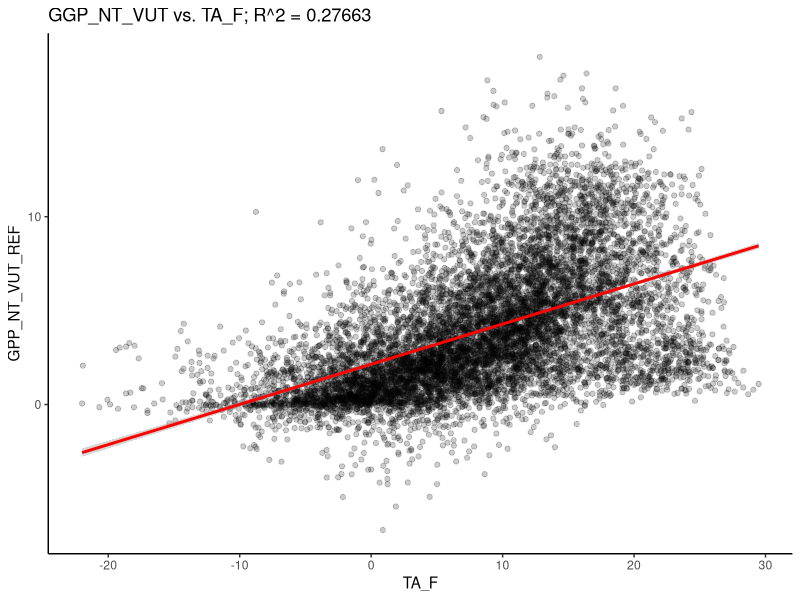
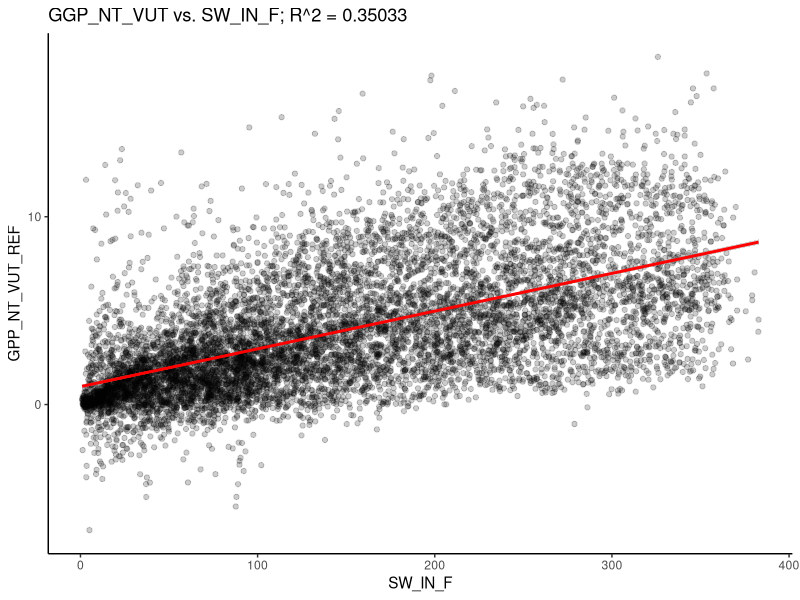
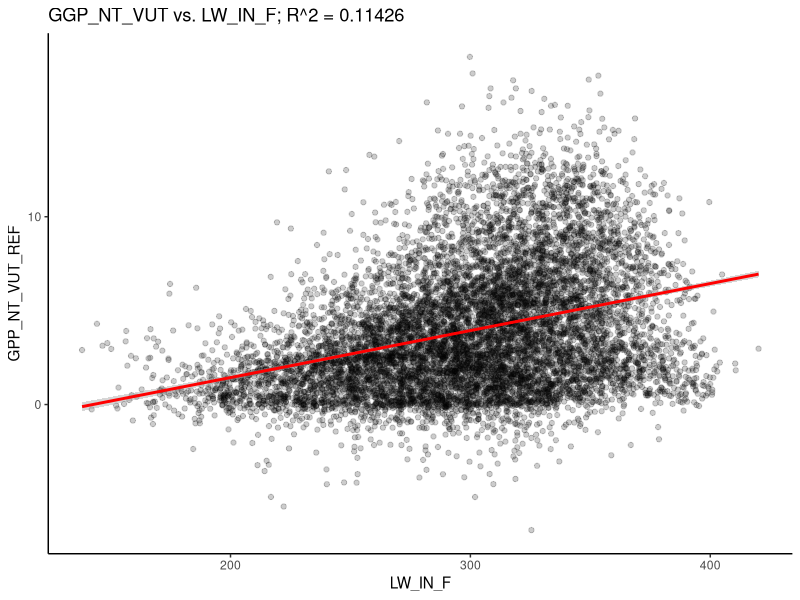
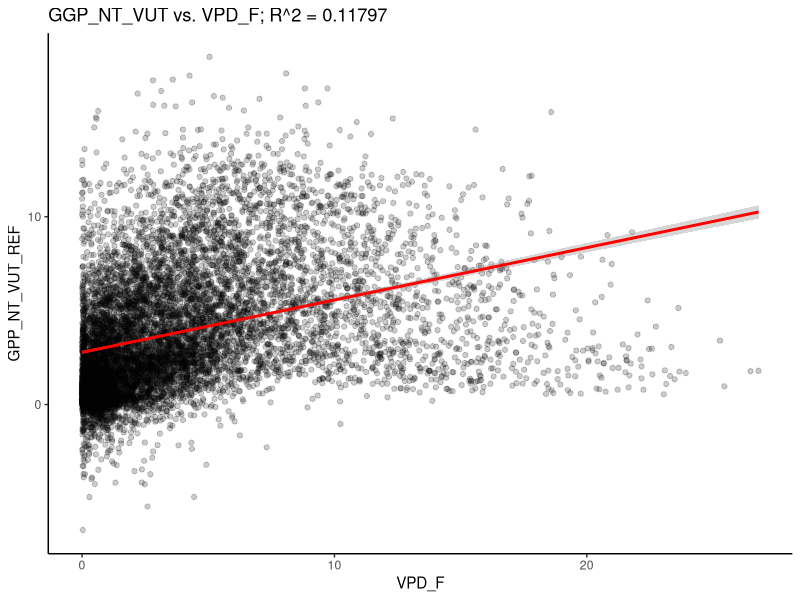
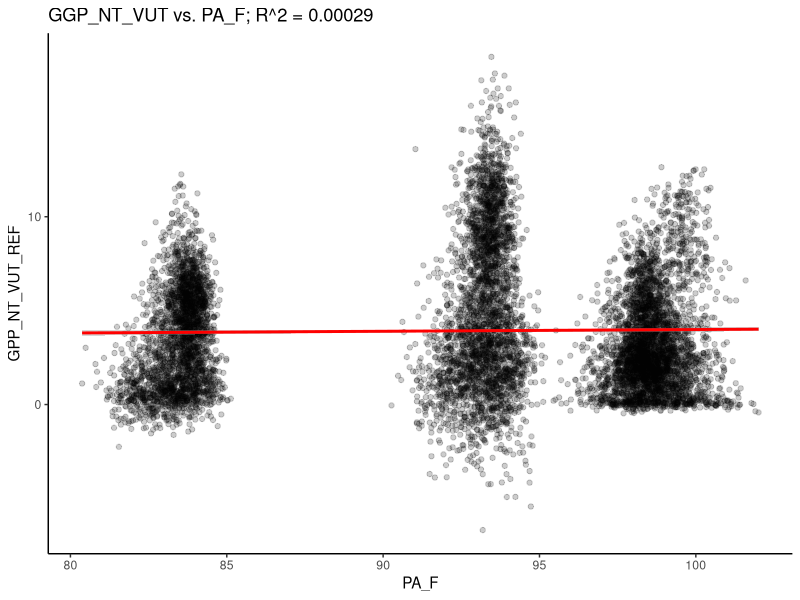
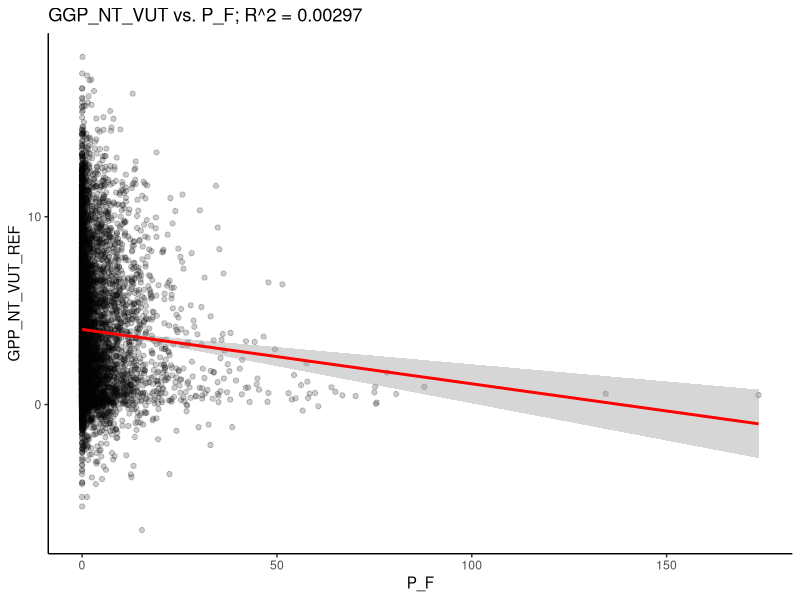
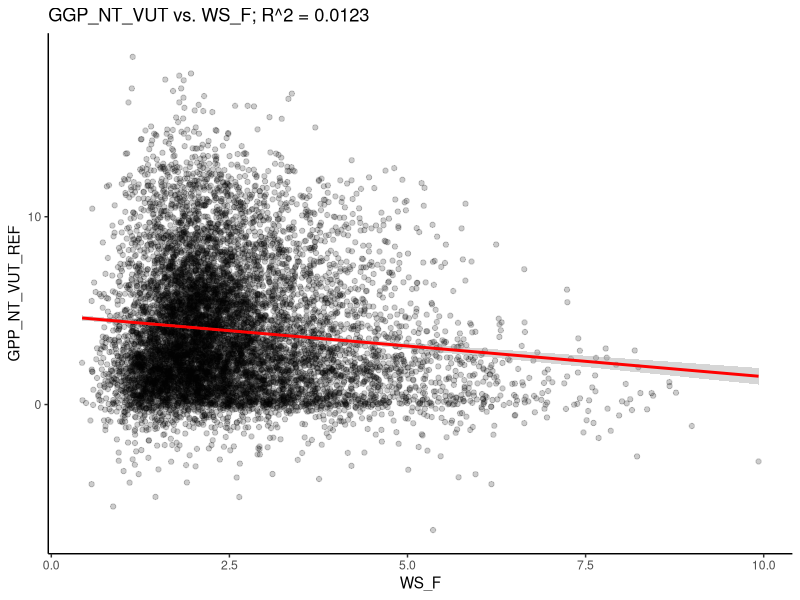
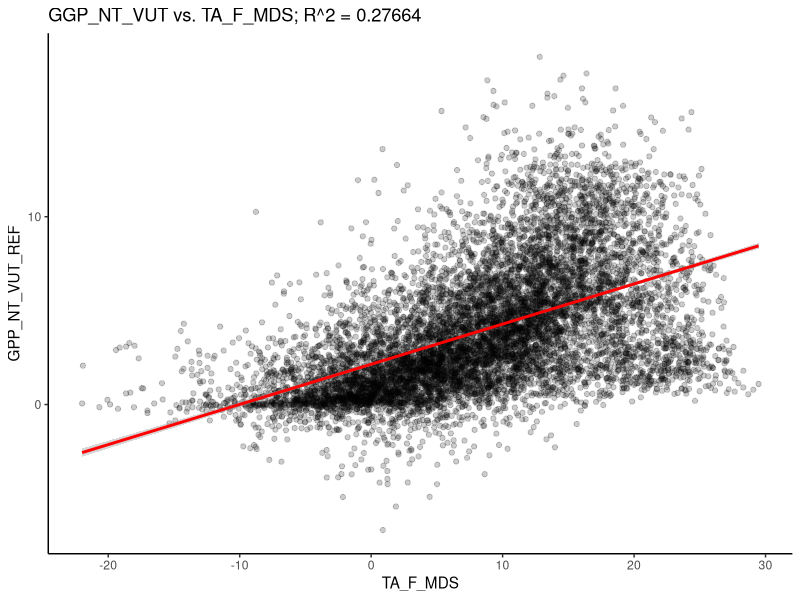

R code for these plots, in order:
## ---- chunk 1
library(dplyr)
library(ggplot2)
## ---- chunk 2
half_hourly_fluxes <- read.table("../data/half_hourly_ecosystem_fluxes.csv", sep = ";", header = T)
## ---- chunk 3
data <- half_hourly_fluxes %>%
  select(-starts_with("TIMESTAMP")) %>% #Delete row with date
  select(-starts_with("siteid")) %>% #Delete row with site information
  tidyr::drop_na() #Drop all values with NA
## ---- chunk 4
#Defining variables
validation <- 0 #Reference value for R^2 value 
col_names <- names(data) #Names of all columns
col <- c() #Creating vector to store column index

#Loop over all columns of the dataset
for(i in 1:length(col_names)){
  if(i != 14){ #Is column = modelling parameter column? If not continue
    
    #Modelling parameter
    pred_col <- paste("GPP_NT_VUT_REF ~ ", paste(col_names[i])) #Select column
    pred_col <- formula(pred_col) #Convert to a lm usable format
    linmod <- lm(pred_col, data = data) #Modelling
    r_2 <- summary(linmod)$r.squared #R^2 value
    
    #Check if R_2 is bigger or not compared to the previous value
    if(r_2 > validation){
      
      #If true, store value of R^2 and column index of variable
      validation <- r_2
      col[1] <- i
    }
    
    #Rounding the R^2 value
    r2 <- round(r_2, digits = 5)
    
    #Plot
    print(data %>%
      ggplot(aes(x = data[, i], y = GPP_NT_VUT_REF)) + #Points
      geom_point(alpha = 0.2) + #Characteristics of the points
      geom_smooth(formula = y ~ x, method = "lm", color = "red", fullrange = T,
        aes(x = data[, i], y = GPP_NT_VUT_REF #Regression line + characteristics
      )) +
      labs(x = col_names[i]) + #x-axis label
      ggtitle(paste0("GGP_NT_VUT vs. ",col_names[i],"; R^2 = ",r2)) + #Title & R^2 value
      theme_classic())
  }
}

#Calculating AIC of the highest R^2 value
sse <- sum((data[, col] - mean(data[, col]))^2)
n <- length(data[,1])

aic_val <- n * log(sse/n) + 6
## ---- chunk 5

#Defining looping variables
term <- 1 #Terminating variable
col <- c(col) #convert column index variable to vector

#Loop as long as term does not equal 1
while(term == 1){
  val <- 0 #Reference value for R^2 value
  
  #Search for  best fitting modelling variable of remaining dataset
  #Loop over all columns of the dataset
  for(j in 1:length(col_names)){
    #Is column = modelling parameter column? If not continue
    if(j != 14){
      
      #Check if column j already was used for the modelling. If not continue
      if(j %in% col == FALSE){
        
        #Precreate a string containing all model parameters
        pred_var <- paste("GPP_NT_VUT_REF ~ ", paste(col_names[i]), " + ", paste(col_names[col], collapse = " + "))
        pred_var <- formula(pred_var) #convert the string into a lm-readable format
        
        #Modelling
        model <- lm(pred_var, data = data)
        r_square <- summary(model)$r.squared #Extract R^2 value
        
        #Check if R_2 is bigger or not compared to the previous value
        if(r_square > val){
          #If true, store R^2 value and column of this variable inside the vector
          val <- r_square
          predictor <- j #Count makes sure to overwrite the exact element of the vector
        }        
      }
    }
  }
  #Search for  best fitting modelling variable of remaining dataset finished
  
  #AIC calculation
  #Definitions
  pot_col <- c(col, predictor) #Potential columns for GPP prediction
  sse_vec <- c() #vector for sum of squared error
  subset <- data[, pot_col] #subset of all (potential) GPP modelling parameters

  #loop over all columns in subset
  for(k in 1:length(names(subset))){
    #Storing the SSE of each column inside the defined vector (each row = one value)
    sse_vec[k] <- sum((subset[, k] - mean(subset[, k]))^2)
  }
  
  #AIC variables
  sse_2 <- sum(sse_vec) #SSE; Sum all SSE values of each column
  m <- length(data[, 1]) * length(pot_col) #Number of variables (#Variables in one columns * #Columns)
  
  #Calculating AIC
  aic_value <- m * log(sse_2 / m) + 2 * (length(pot_col) + 2) #AIC
  
  #Check if AIC is smaller than previous value. If true continue
  if(aic_val < aic_value){
    term <- 0 #Terminate process
  }
  else{
    col <- c(col, predictor) #If not add best fit predictor to column counting variable
  }
}
## ---- chunk 6
print(col_names[col])
## ---- chunk 7

#Regression model of the relevant variables
r_value <- round(validation, 5) #R^2 value rounded to 5 decimals

ggplot(data = data, aes(x = PPFD_IN, y = GPP_NT_VUT_REF)) + #Points
  geom_point(alpha = 0.2) + #Characteristics of the points
  geom_smooth(formula = y ~ x, method = "lm", color = "red", fullrange = T,
    aes(x = data$PPFD_IN, y = data$GPP_NT_VUT_REF #Regression line + characteristics
  )) +
  ggtitle(paste0("GGP_NT_VUT vs. PPDF_IN; R^2 = ", r_value)) + #Title & R^2 value
  theme_classic()

#Principal component analysis (PCA)
fit <- princomp(data, cor = T)
plot(fit, type = "l", main = "Screeplot of PCA") #Screeplot
